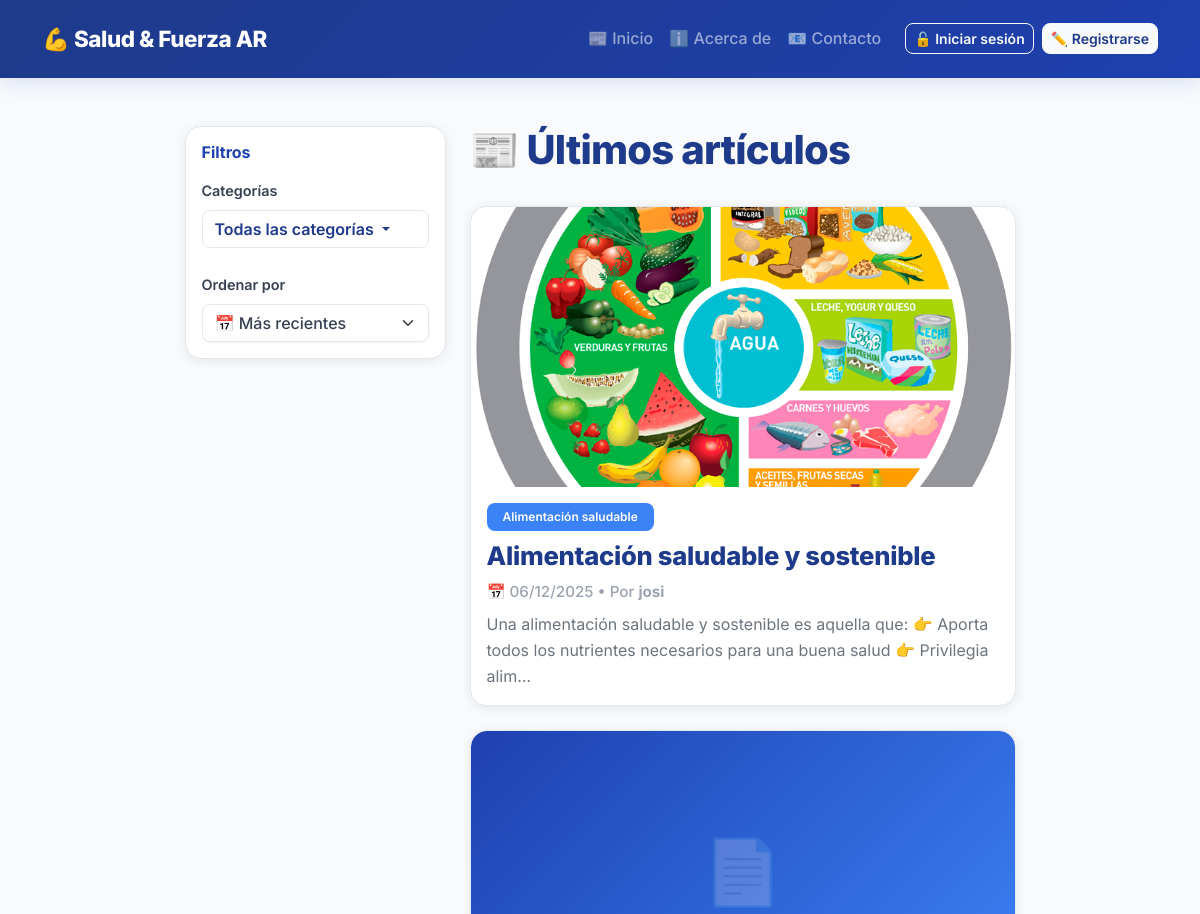
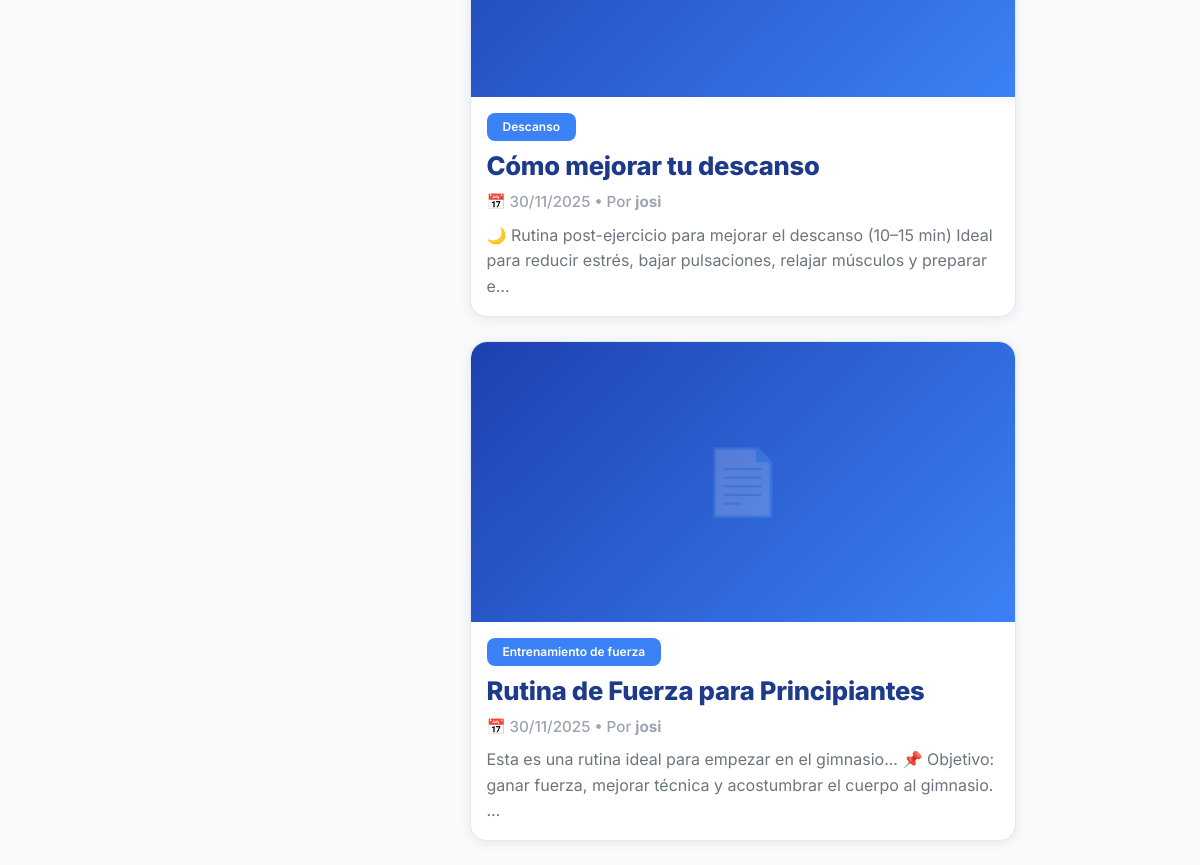
The app's page /, older data (2 pictures, top to bottom).
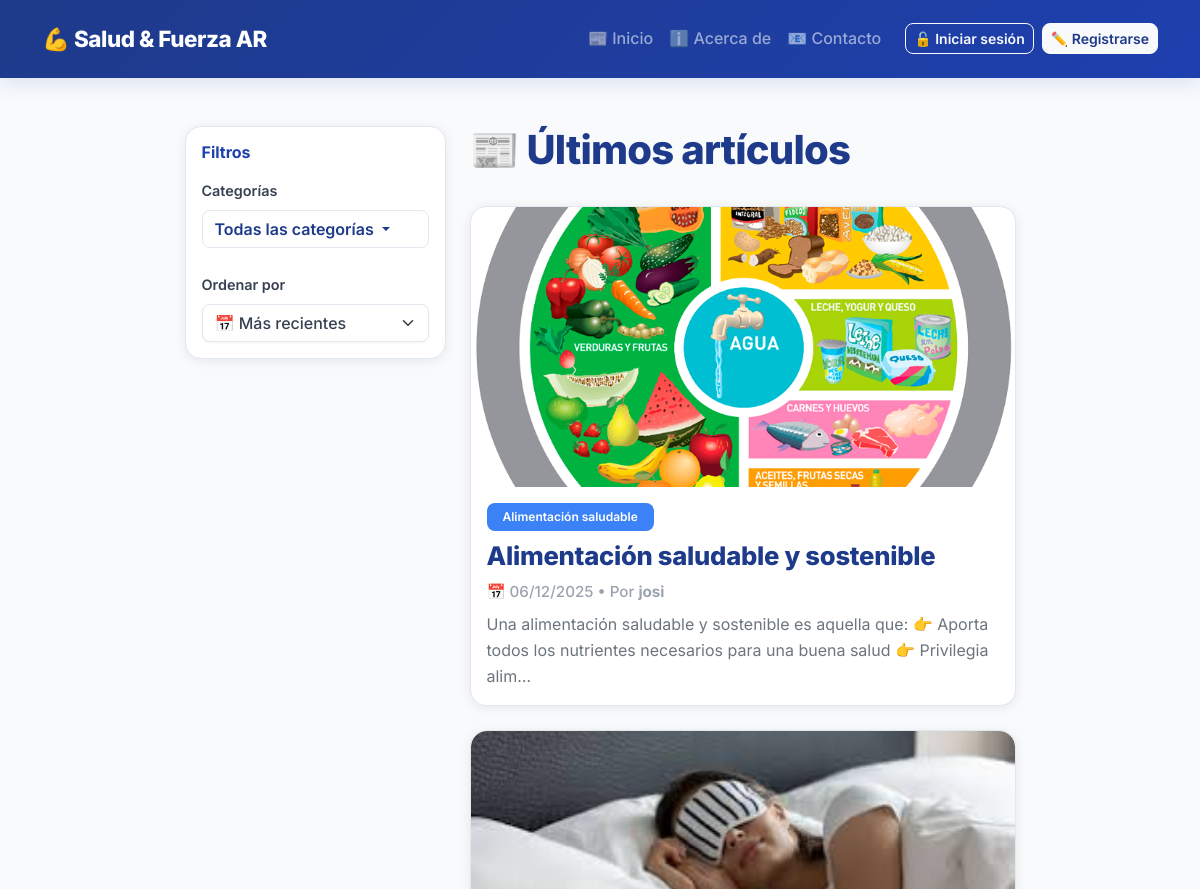
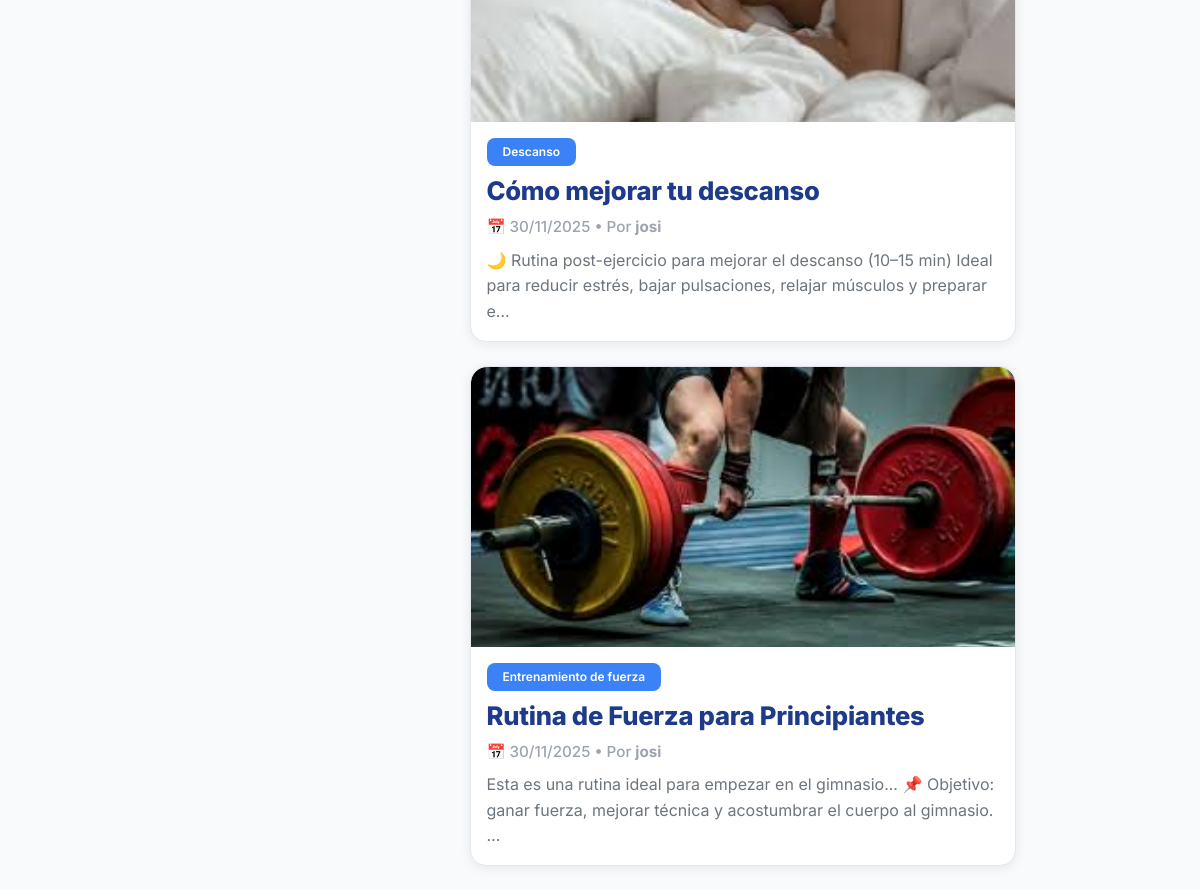
The same page, newer data (2 pictures, top to bottom).
### blog/models.py (models this page shows, shortened)
class Post(models.Model):
    title = models.CharField(max_length=200)
    slug = models.SlugField(unique=True, blank=True)
    category = models.ForeignKey(Category, on_delete=models.CASCADE, related_name='posts')
    author = models.ForeignKey(User, on_delete=models.CASCADE, related_name='posts')
    content = models.TextField()
    image = models.ImageField(upload_to='posts/', blank=True, null=True, help_text="Imagen principal del artículo")
    created_at = models.DateTimeField(auto_now_add=True)
    updated_at = models.DateTimeField(auto_now=True)
    is_published = models.BooleanField(default=True)
    class Meta:
        verbose_name_plural = "Posts"
        ordering = ['-created_at']

class Category(models.Model):
    name = models.CharField(max_length=100, unique=True)
    slug = models.SlugField(unique=True, blank=True)
    class Meta:
        verbose_name_plural = "Categorías"
        ordering = ['name']

### blog/views.py (the view)
# urls.py: path('', views.home, name='home'),
def home(request):
    qs = Post.objects.filter(is_published=True)
    category_slug = request.GET.get('category')
    if category_slug:
        qs = qs.filter(category__slug=category_slug)
    order = request.GET.get('order', 'date_desc')
    if order == 'date_asc':
        qs = qs.order_by('created_at')
    elif order == 'title_asc':
        qs = qs.order_by('title')
    elif order == 'title_desc':
        qs = qs.order_by('-title')
    else:  # date_desc por defecto
        qs = qs.order_by('-created_at')
    from django.core.paginator import Paginator, EmptyPage, PageNotAnInteger
    paginator = Paginator(qs, 5)  # 5 posts por página
    page = request.GET.get('page')
    try:
        posts = paginator.page(page)
    except PageNotAnInteger:
        posts = paginator.page(1)
    except EmptyPage:
        posts = paginator.page(paginator.num_pages)
    categories = Category.objects.all()
    context = {
        'posts': posts,
        'categories': categories,
        'current_category': category_slug,
        'current_order': order,
        'paginator': paginator,
        'is_paginated': posts.has_other_pages(),
    }
    return render(request, 'blog/post_list.html', context)

### blog/templates/blog/post_list.html (shortened to what this page needs)
{% extends "blog/base.html" %}
{% block content %}
  <div class="row justify-content-center">
    <div class="col-lg-3">
      <aside class="sticky-top" style="top: 20px;">
        <div class="card" style="border-radius: 1rem; border: 1px solid #e2e8f0; box-shadow: 0 2px 12px rgba(0,0,0,0.08);">
          <div class="card-body">
            <h6 class="card-title mb-3" style="font-weight: 700; color: #1e40af;">Filtros</h6>
            <div class="mb-4">
              <label class="form-label" style="font-weight: 600; font-size: 0.9rem; color: #374151;">Categorías</label>
              <div class="dropdown">
                <button class="btn btn-outline-secondary dropdown-toggle w-100 text-start" type="button" id="categoriesDropdown" data-bs-toggle="dropdown" aria-expanded="false">
                  {% if current_category %}
                    {% for cat in categories %}
                      {% if current_category == cat.slug %}{{ cat.name }}{% endif %}
                    {% endfor %}
                  {% else %}
                    Todas las categorías
                  {% endif %}
                </button>
              </div>
            </div>
            <div>
              <label class="form-label" style="font-weight: 600; font-size: 0.9rem; color: #374151;">Ordenar por</label>
              <form method="get" class="mb-0">
                <select name="order" class="form-select" onchange="this.form.submit()">
                  <option value="date_desc" {% if current_order == 'date_desc' %}selected{% endif %}>📅 Más recientes</option>
                </select>
              </form>
            </div>
          </div>
        </div>
      </aside>
    </div>
    <div class="col-lg-6">
      <h1 class="page-title">📰 Últimos artículos</h1>
      {% if posts %}
        <div class="posts-grid">
          {% for post in posts %}
            <a href="{% url 'blog:post_detail' post.slug %}" class="text-decoration-none text-dark">
              <div class="card card-post mb-4">
                {% if post.image %}
                  <div style="width: 100%; height: 280px; overflow: hidden; border-radius: 1rem 1rem 0 0;">
                    <img src="{{ post.image.url }}" alt="{{ post.title }}" class="card-post-image" style="width: 100%; height: 100%; object-fit: cover; transition: transform 0.4s ease;">
                  </div>
                {% else %}
                  <div style="width: 100%; height: 280px; background: linear-gradient(135deg, #1e40af 0%, #3b82f6 100%); border-radius: 1rem 1rem 0 0; display: flex; align-items: center; justify-content: center;">
                    <span style="font-size: 4rem; opacity: 0.2;">📄</span>
                  </div>
                {% endif %}
                <div class="card-body">
                  <div class="d-flex justify-content-between align-items-start mb-2">
                    {% if post.category %}
                      <span class="badge bg-primary">
                        {{ post.category.name }}
                      </span>
                    {% endif %}
                  </div>
                  <h3 class="card-title mb-2">{{ post.title }}</h3>
                  <p class="text-muted-date mb-2">
                    📅 {{ post.created_at|date:"d/m/Y" }} • Por <strong>{{ post.author.username }}</strong>
                  </p>
                  <p class="card-text text-secondary mb-0">
                    {{ post.content|truncatechars:140 }}
                  </p>
                </div>
              </div>
            </a>
          {% endfor %}
        </div>
      {% else %}
        <div class="alert alert-info" style="border-left: 4px solid var(--primary); background-color: #f0f4f8; border-radius: 0.5rem;">
          <strong>ℹ️ Sin artículos</strong><br>
          Todavía no hay artículos publicados. Pronto vas a ver contenido sobre entrenamiento,
          alimentación y descanso. ¡Vuelve pronto!
        </div>
      {% endif %}
    </div>
  </div>
{% endblock %}

### blog/templates/blog/base.html (shortened to what this page needs)
<!DOCTYPE html>
<html lang="es">
<head>
    <link href="https://cdn.jsdelivr.net/npm/bootstrap@5.3.3/dist/css/bootstrap.min.css" rel="stylesheet">
</head>
<body>
<nav class="navbar navbar-expand-lg navbar-dark mb-5">
  <div class="container">
    <a class="navbar-brand" href="{% url 'blog:home' %}">
      💪 Salud &amp; Fuerza AR
    </a>
    <div class="collapse navbar-collapse" id="navbarNav">
      <ul class="navbar-nav ms-auto align-items-lg-center">
        <li class="nav-item">
          <a class="nav-link" href="{% url 'blog:home' %}">📰 Inicio</a>
        </li>
        <li class="nav-item">
          <a class="nav-link" href="{% url 'blog:about' %}">ℹ️ Acerca de</a>
        </li>
        <li class="nav-item">
          <a class="nav-link" href="{% url 'blog:contact' %}">📧 Contacto</a>
        </li>
        {% if user.is_authenticated %}
          <li class="nav-item ms-lg-3 mt-3 mt-lg-0 d-flex align-items-center">
            <span class="navbar-text me-2" style="font-weight: 600;">
              👤 {{ user.username }}
            </span>
          </li>
          <li class="nav-item mt-2 mt-lg-0">
            <form method="post" action="{% url 'logout' %}" class="d-inline">
              {% csrf_token %}
              <button type="submit" class="btn btn-outline-light btn-sm" style="font-weight: 600;">
                🚪 Cerrar sesión
              </button>
            </form>
          </li>
        {% else %}
          <li class="nav-item ms-lg-3 mt-3 mt-lg-0">
            <a class="btn btn-outline-light btn-sm me-2" href="{% url 'login' %}" style="font-weight: 600;">
              🔓 Iniciar sesión
            </a>
          </li>
          <li class="nav-item mt-2 mt-lg-0">
            <a class="btn btn-light btn-sm" href="{% url 'blog:signup' %}" style="font-weight: 600; color: var(--primary-dark);">
              ✏️ Registrarse
            </a>
          </li>
        {% endif %}
      </ul>
    </div>
  </div>
</nav>
<div class="container mb-5">
    {% block content %}
    {% endblock %}
</div>
</body>
</html>

### blog/templates/blog/base.html (style rules this page uses)
:root { --primary: #1e40af; --primary-light: #3b82f6; --primary-dark: #1e3a8a; --accent: #10b981; --muted: #6c757d; --surface: #ffffff; --bg: #f8fafc; --border: #e2e8f0; }
html,body { height:100%; }
body { background-color: var(--bg); font-family: 'Inter', system-ui, -apple-system, 'Segoe UI', Roboto, 'Helvetica Neue', Arial; color: #1f2937; -webkit-font-smoothing:antialiased; -moz-osx-font-smoothing:grayscale; line-height: 1.6; }
.navbar-brand { font-weight: 800; letter-spacing: -0.02em; color: #fff !important; font-size: 1.4rem; }
.navbar { background: linear-gradient(135deg, var(--primary-dark) 0%, var(--primary) 100%); box-shadow: 0 4px 20px rgba(30, 64, 175, 0.15); padding: 1rem 0; }
.nav-link { font-weight: 500; transition: all 0.3s ease; position: relative; }
.nav-link::after { content: ''; position: absolute; bottom: -4px; left: 0; width: 0; height: 2px; background-color: var(--accent); transition: width 0.3s ease; }
.page-title { font-size: 2.5rem; font-weight: 800; margin-bottom: 2rem; color: var(--primary-dark); letter-spacing: -0.02em; }
.card-post { border-radius: 1rem; box-shadow: 0 2px 12px rgba(0, 0, 0, 0.08); border: 1px solid var(--border); background: var(--surface); transition: all 0.4s cubic-bezier(0.4, 0, 0.2, 1); overflow: hidden; }
.card-post .card-title { color: var(--primary-dark); font-weight: 800; font-size: 1.6rem; line-height: 1.3; letter-spacing: -0.01em; }
.card-post .badge { font-weight: 600; padding: 0.5rem 1rem; border-radius: 0.5rem; background-color: var(--primary-light) !important; color: white; }
.card-post-image { width: 100%; height: 320px; object-fit: cover; display: block; }
.form-select, .btn { font-family: inherit; border-radius: 0.5rem; }
.btn-outline-secondary { border-color: var(--border); color: var(--primary-dark); font-weight: 600; transition: all 0.3s ease; }
.form-select { border-color: var(--border); color: #374151; font-weight: 500; }
.text-muted-date { color: #9ca3af; font-size: 0.95rem; font-weight: 500; }
.badge { font-weight: 600; padding: 0.4rem 0.8rem; border-radius: 0.4rem; }
.dropdown-toggle::after { border-top-color: currentColor; }
* { transition: background-color 0.3s ease, color 0.3s ease, border-color 0.3s ease; }
a { color: var(--primary); text-decoration: none; }
.form-control, .form-select { border: 1px solid var(--border); box-shadow: 0 1px 3px rgba(0, 0, 0, 0.05); }
.card { border: 1px solid var(--border); box-shadow: 0 2px 12px rgba(0, 0, 0, 0.08); }

Row changes from the older to the newer data that the page shows:
changed Post "Cómo mejorar tu descanso": image: picture added; no longer shows "📄"
changed Post "Rutina de Fuerza para Principiantes": image: picture added; no longer shows "📄"
